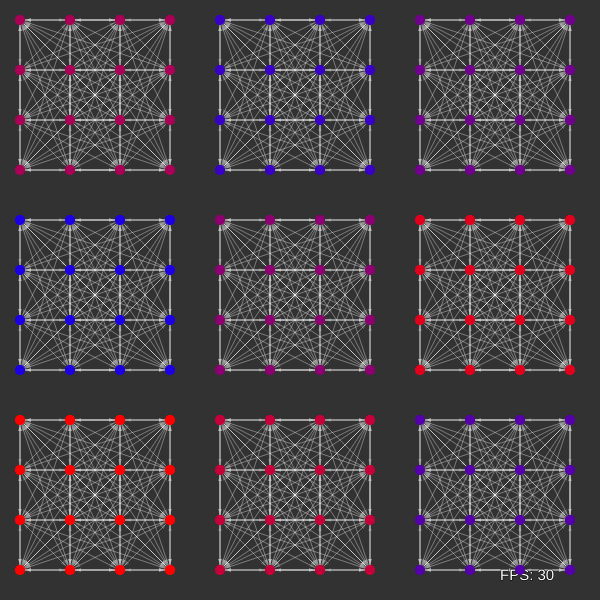
Frame 1 (no input)
Frame 60 (no input): identical to frame 1, image omitted
Frame 120 (the mouse pressed at the canvas centre since frame 60): identical to frame 1, image omitted

The p5.js sketch that drew this single still picture (run headless with seeded random() and noise() and a simulated clock; from frame 60 on, the mouse is pressed at the canvas centre):

// p5.js sketch
// ── sketch.js
let spacing = 50;
let buffer = 20; // Leave some space around the network
let node_diameter = 10; // How big should the nodes be?
let locality = 100;
let nonLocal_links = 20;
let mu = 200;

let network;
let reset_btn, seed_btn, slider, muSpan;

// Palette
let spikeColor;
let restColor;
let white;
let green;
let red;

let activities = [];

let communitiesID = [];
let communitiesNodes = [];
let communitiesList = [];
let node2comm = {};
let palette = [];
let within = [];
let between = [];

let staticBackground;

// Interface
let max_signals = 1000; // Limit number of infected agents to avoid killing my computer

function mousePressed() {
  network.progress = 0;
  for (let node of network.nodes) {
    let d = dist(mouseX, mouseY, node.pos.x, node.pos.y);
    if (d < 10) {
      network.nodes[node.id].fire(true, 1);
    }
  }
}

function reset() {
  cur_signals = 0;
  activities = [];
  within = [];
  between = [];
  network = new Network(4, 3);
  network.makeLattice();
  network.computeCommunities();
  network.wireCommunities();
  network.modularize(mu);
  staticBackground.background(50);
  network.show(staticBackground);
  muSpan.html(" &#x3BC; : " + str(mu));
}

function setup() {
  cnv = createCanvas(600, 600);
  staticBackground = createGraphics(width, height);
  staticBackground.clear();

  // colors
  spikeColor = color(255, 0, 50);
  restColor = color(0, 65, 225);
  white = color(255, 255, 255);
  red = color(255, 0, 0);
  green = color(0, 255, 0);

  reset_btn = createButton("reset");
  reset_btn.mousePressed(() => {
    reset();
  });
  seed_btn = createButton("seed");
  seed_btn.mousePressed(() => {
    let seedComm = random(communitiesList);
    for (let node of communitiesNodes[seedComm]) {
      node.fire(true, 1);
    }
  });
  slider = createSlider(0, 0.5, 0, 0.01);
  slider.input(() => {
    mu = slider.value();
    reset();
  });
  mu = slider.value();
  muSpan = createSpan(" &#x3BC; : " + str(mu));
  muSpan.style("font-size:18pt");

  reset();
  frameRate(30);
}

function draw() {
  // background(50);
  image(staticBackground, 0, 0);

  // Draw FPS (rounded to 2 decimal places) at the bottom left of the screen
  let fps = frameRate();
  fill(255);
  stroke(0);
  textSize(15);
  text("FPS: " + fps.toFixed(0), width - 100, height - 20);

  network.animate();
  network.update();
}

class Network {
  constructor(c, NC) {
    this.progress = 0;
    this.dt = 0.04;
    this.c = c;
    this.commSize = c * c;
    this.commsPerSide = NC;
    this.numComms = NC * NC;
    this.N = this.numComms * this.commSize;
    this.numNodes = NC;
    this.nodes = [];
    this.links = [];
    this.adj = Array(this.N)
      .fill()
      .map(() => Array(this.N).fill(0));
  }

  makeLattice() {
    let ID = 0;

    for (let i = 0; i < this.c * this.commsPerSide; i++) {
      for (let j = 0; j < this.c * this.commsPerSide; j++) {
        let x = buffer + i * spacing;
        let y = buffer + j * spacing;
        let pos = createVector(x, y);
        this.nodes.push(new Node(pos, ID));
        ID += 1;
      }
    }
  }

  computeCommunities() {
    communitiesID = [];
    communitiesNodes = [];
    node2comm = {};
    communitiesList = [];
    for (let i = 0; i < this.numComms; i++) {
      communitiesList.push(i);
    }
    let commID = 0;
    for (let c = 0; c < this.numComms; c++) {
      let col = lerpColor(
        color(255, 0, 0),
        color(0, 0, 255),
        c / this.numComms
      );
      palette.push(col);
    }

    palette = shuffle(palette);

    for (let i = 0; i < this.commsPerSide; i++) {
      for (let j = 0; j < this.commsPerSide; j++) {
        let communityIDs = [];
        let communityNodes = [];

        for (let k = 0; k < this.c; k++) {
          for (let z = 0; z < this.c; z++) {
            let id =
              this.commsPerSide * this.commSize * i +
              this.c * j +
              z +
              k * (this.commsPerSide * this.c);
            node2comm[id] = commID;
            communityIDs.push(id);
            communityNodes.push(this.nodes[id]);
          }
        }
        commID += 1;
        communitiesID.push(communityIDs);
        communitiesNodes.push(communityNodes);
      }
    }
  }

  rewire(link, newTo) {
    // unwire destination
    link.to.in.splice(link.to.in.indexOf(link), 1);

    // change destination
    link.to = newTo;

    // wire destination
    link.to.in.push(link);
  }

  modularize(mu) {
    let tot = within.length;
    let target = int(tot * mu);
    for (let i = 0; i < target; i++) {
      // pick edge to rewire
      let link = random(within);
      // remove link from "within" list
      within.splice(within.indexOf(link), 1);
      // find out current community
      let from = link.from;
      let currComm = node2comm[from.id];
      // pick new community
      let opts = communitiesList.filter(comm => {
        return comm != currComm;
      });
      let newComm = random(opts);
      let newTo = random(communitiesNodes[newComm]);
      this.rewire(link, newTo);
      between.push(link);
    }
  }

  wireCommunities() {
    this.links = [];

    for (let node of this.nodes) {
      node.out = [];
      node.in = [];
    }

    for (let community of communitiesNodes) {
      for (let from of community) {
        for (let to of community) {
          if (to != from) {
            let link = new Link(from, to);
            from.out.push(link);
            to.in.push(link);
            this.links.push(link);
            this.adj[from.id][to.id] = 1;
            within.push(link);
          }
        }
      }
    }
  }

  update() {
    this.progress += this.dt;

    for (let link of this.links) {
      link.update(this.progress);
    }

    if (this.progress > 1) {
      this.progress = 0;
      let counter = 0;
      for (let node of this.nodes) {
        if (node.fired) {
          node.fired = false;
          counter += 1;
        }
      }
      if (counter > 0) {
        activities.unshift(counter);
        if (activities.length > width / 2) {
          activities.pop();
        }
      }
    }
    for (let node of this.nodes) {
      node.fire();
      // node.update();
    }
  }

  animate() {
    for (let link of this.links) {
      link.animate(this.progress);
    }
    for (let node of this.nodes) {
      node.animate();
    }
  }

  show(staticBackground) {
    for (let link of this.links) {
      link.show(staticBackground);
    }
    for (let node of this.nodes) {
      node.show(staticBackground);
    }
  }
}

class Node {
  constructor(pos, ID) {
    this.pos = pos;
    this.id = ID;
    this.out = [];
    this.in = [];
    this.base_threshold = (network.commSize - 1) / 3;
    this.activity = 0;
    this.threshold = this.base_threshold;
    this.fired = false;
  }

  // force is used so that clicking bypasses the infection probability
  fire(force) {
    if (force || this.activity > this.threshold) {
      this.fired = true;
      for (let edge of this.out) {
        // if we have not reached the max amount of carriers add a new one
        edge.fire();
      }
    }
    this.activity = 0;
  }

  deliver(payload) {
    this.activity += payload;
  }

  // update() {
  //   if (this.threshold > this.base_threshold) {
  //     this.threshold -= 0.1;
  //   }
  //   if (this.activity > 0) {
  //     this.activity -= 0.005;
  //   }
  // }

  show(staticBackground) {
    staticBackground.noStroke(); // no border
    staticBackground.fill(palette[node2comm[this.id]]);
    staticBackground.ellipse(
      this.pos.x,
      this.pos.y,
      node_diameter,
      node_diameter
    );
    // textSize(10);
    // text(str(this.id), this.pos.x + 4, this.pos.y);
  }

  animate() {
    noStroke();
    if (this.fired) {
      fill("yellow");
    } else {
      // fill(col);
      fill(palette[node2comm[this.id]]);
    }
    // if (this.activity > 0) {
    //     ellipse(this.pos.x, this.pos.y, node_diameter + this.activity * 5);
    // } else {
    //     ellipse(this.pos.x, this.pos.y, node_diameter);
    // }
    ellipse(this.pos.x, this.pos.y, node_diameter);
  }
}

class Link {
  constructor(from, to) {
    this.payload = 0;
    this.from = from;
    this.to = to;
  }

  fire() {
    this.payload += 1;
  }

  animate(progress) {
    if (this.payload > 0) {
      let tmp = p5.Vector.lerp(this.from.pos, this.to.pos, progress);
      // paint link red if there are carriers travelling on it
      stroke(255, 50, 50); // infected is reddish
      line(this.from.pos.x, this.from.pos.y, this.to.pos.x, this.to.pos.y);
      fill(255);
      noStroke();
      ellipse(tmp.x, tmp.y, 5 * this.payload);
      // stroke(255, 0, 0, 90);
      // strokeWeight(map(progress, 0, 1, 1, 6));
      // line(
      //     this.from.pos.x,
      //     this.from.pos.y,
      //     this.to.pos.x,
      //     this.to.pos.y,
      // );
    }
  }

  update(progress) {
    if (this.payload > 0) {
      if (progress >= 1) {
        this.to.deliver(this.payload);
        this.payload = 0;
      }
    }
  }

  show(staticBackground) {
    staticBackground.strokeWeight(1);
    staticBackground.stroke(255, 50); // default is greyish

    staticBackground.line(
      this.from.pos.x,
      this.from.pos.y,
      this.to.pos.x,
      this.to.pos.y
    );
    arrowhead(this.from, this.to, 2, 6, node_diameter, staticBackground);
  }
}

// to show the direction of the link, require some calculation but it's worth it.
function arrowhead(from, to, base, height, distance, canvas) {
  let rot = p5.Vector.sub(to.pos, from.pos).heading(); // get angle of the link
  canvas.push();
  canvas.translate(to.pos.x, to.pos.y); // move the origin to the target the arrow is pointing to
  canvas.rotate(rot); // rotate to align the tip
  canvas.noStroke(); // strong independent arrows need no border
  canvas.fill(255, 50); // a bit of transparency, we want to see them if they overlap
  canvas.triangle(
    -distance / 2 - 1,
    0,
    -distance / 2 - height,
    -base,
    -distance / 2 - height,
    +base
  );
  canvas.pop();
}
